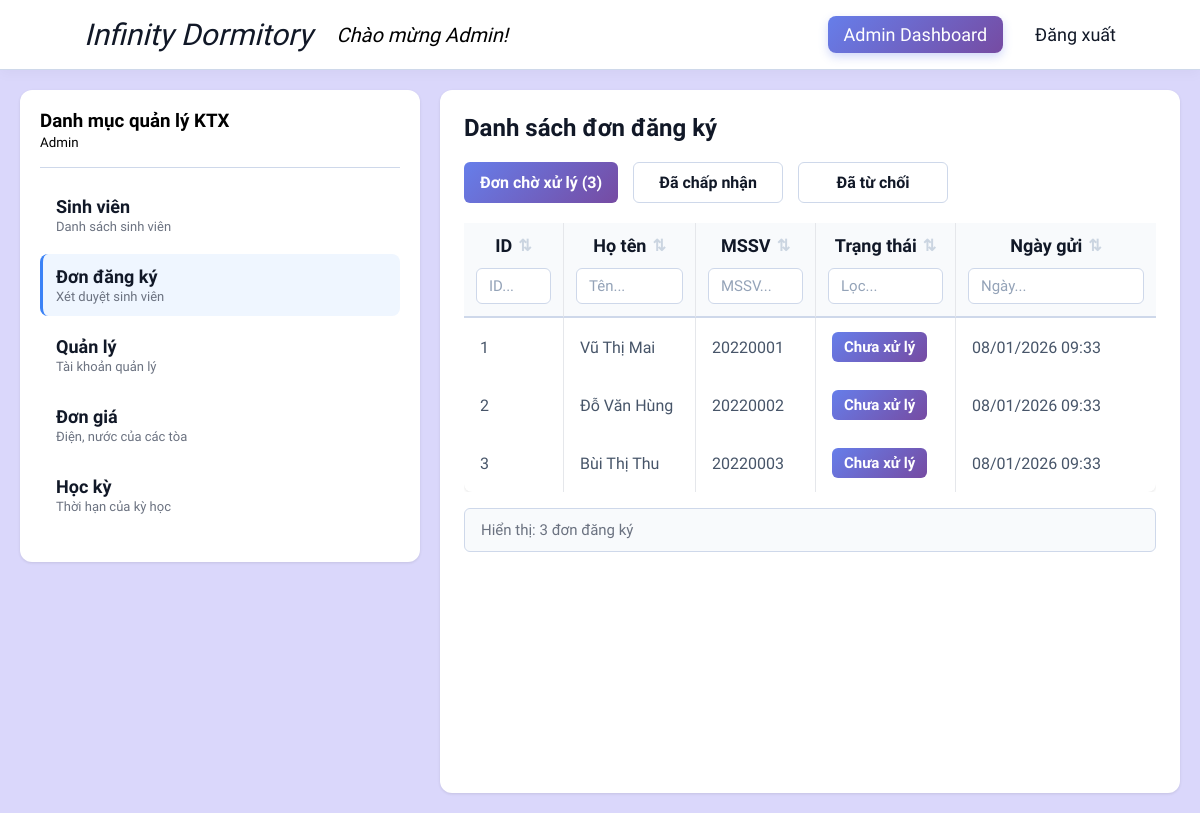
/admin/dashboard.php?tab=application (signed in), run on the app's committed database.
### tables this page shows
CREATE TABLE REGIFORM
(
    REG_ID INT AUTO_INCREMENT PRIMARY KEY,
    REG_NAME VARCHAR(100) NOT NULL,
    REG_STD_ID VARCHAR(20) NOT NULL,
    REG_PHONE VARCHAR(20) NOT NULL,
    REG_EMAIL VARCHAR(100) NOT NULL,
    REG_STATUS ENUM('Chưa xử lý', 'Đã chấp nhận', 'Đã từ chối') NOT NULL DEFAULT 'Chưa xử lý',
    CREATED_AT DATETIME NOT NULL DEFAULT CURRENT_TIMESTAMP
);

### admin/views/applications.php (the view, shortened to what this page needs)
<?php
  require_once __DIR__ . '/../../database_connection.php';
  $applications = [];
  $appError = null;
  $status_classes = [
      'Chưa xử lý' => 'chua-xu-ly',
      'Đã chấp nhận' => 'da-chap-nhan',
      'Đã từ chối' => 'da-tu-choi'
  ];
  try {
      if ($conn) {
          mysqli_set_charset($conn, "utf8mb4");
          $sql = "SELECT * FROM REGIFORM ORDER BY
                  CASE REG_STATUS WHEN 'Chưa xử lý' THEN 1 WHEN 'Đã từ chối' THEN 2 WHEN 'Đã chấp nhận' THEN 3 ELSE 4 END,
                  CREATED_AT DESC";
          $result = mysqli_query($conn, $sql);
          while ($row = mysqli_fetch_assoc($result)) { $applications[] = $row; }
      }
  } catch (Exception $e) { $appError = $e->getMessage(); }
  ?>
<h2>Danh sách đơn đăng ký</h2>
<div class="view-toggles" style="display:flex; margin: 20px 0; gap: 15px;">
  <button class="btn btn-pro toggle-view active" data-status="chua-xu-ly" onclick="ApplicationAdmin.switchView('chua-xu-ly', this)">
  Đơn chờ xử lý (<?= count(array_filter($applications, fn($a) => $a['REG_STATUS'] === 'Chưa xử lý')) ?>)
  </button>
  <button class="btn btn-secondary toggle-view" data-status="da-chap-nhan" onclick="ApplicationAdmin.switchView('da-chap-nhan', this)">
  Đã chấp nhận
  </button>
  <button class="btn btn-secondary toggle-view" data-status="da-tu-choi" onclick="ApplicationAdmin.switchView('da-tu-choi', this)">
  Đã từ chối
  </button>
</div>
<?php if ($appError): ?>
<div class="alert alert-error">Lỗi: <?= htmlspecialchars($appError) ?></div>
<?php else: ?>
<div class="student-table-wrapper">
  <table class="table student-table" id="applicationTable">
    <thead>
      <tr>
        <th style="width:100px">
          <div class="th-content" data-col="0"><span>ID</span><span class="sort-icon">⇅</span></div>
          <input class="col-search" data-col="0" placeholder="ID...">
        </th>
        <th>
          <div class="th-content" data-col="1"><span>Họ tên</span><span class="sort-icon">⇅</span></div>
          <input class="col-search" data-col="1" placeholder="Tên...">
        </th>
        <th style="width:120px">
          <div class="th-content" data-col="2"><span>MSSV</span><span class="sort-icon">⇅</span></div>
          <input class="col-search" data-col="2" placeholder="MSSV...">
        </th>
        <th style="width:140px">
          <div class="th-content" data-col="5"><span>Trạng thái</span><span class="sort-icon">⇅</span></div>
          <input class="col-search" data-col="5" placeholder="Lọc...">
        </th>
        <th style="width:200px">
          <div class="th-content" data-col="6"><span>Ngày gửi</span><span class="sort-icon">⇅</span></div>
          <input class="col-search" data-col="6" placeholder="Ngày...">
        </th>
      </tr>
    </thead>
    <tbody>
      <?php foreach ($applications as $a): ?>
      <tr class="app-row status-<?= $status_classes[$a['REG_STATUS']] ?? 'unknown' ?>"
        data-id="<?= $a['REG_ID'] ?>" style="cursor:pointer;">
        <td><?= $a['REG_ID'] ?></td>
        <td><?= htmlspecialchars($a['REG_NAME']) ?></td>
        <td><?= htmlspecialchars($a['REG_STD_ID']) ?></td>
        <td>
          <span class="room-badge status-<?= $status_classes[$a['REG_STATUS']] ?? 'unknown' ?>">
          <?= $a['REG_STATUS'] ?>
          </span>
        </td>
        <td><?= date('d/m/Y H:i', strtotime($a['CREATED_AT'])) ?></td>
      </tr>
      <?php endforeach; ?>
    </tbody>
  </table>
</div>
<div class="table-info">Tổng: <?= count($applications) ?> đơn đăng ký</div>
<?php endif; ?>

### css/public.css (style rules this page uses)
:root { --cl: linear-gradient(135deg, #667eea 0%, #764ba2 100%); --hov: linear-gradient(135deg,rgba(77, 102, 214, 1) 0%, rgba(100, 52, 148, 1) 100%); --purple: #764ba2; --primary: #3b82f6; --primary-dark: #2563eb; --danger: #ef4444; --danger-dark: #991100; --success: #10b981; --bg-gray: #f7f9fc; --border: #ced8ea; --text: #111827; --text-muted: #6b7280; }
* { box-sizing: border-box; margin: 0; padding: 0; }
body { font-family: 'Google Sans', sans-serif; }
input { font-family: 'Google Sans'; }
.content-area h2 { font-weight: 700; margin-bottom: 20px; color: var(--text); }
.btn { font-family: 'Google Sans'; padding: 10px 16px; border: none; border-radius: 6px; font-size: 16px; font-weight: 600; cursor: pointer; transition: all 0.2s; color: white; background: var(--cl); }
.btn-pro { color: white; background: var(--cl); }
.btn-secondary { background: white; color: var(--text); border: 1px solid var(--border); }
table { width: 100%; border-collapse: collapse; background: white; border-radius: 8px; box-shadow: 0 1px 3px rgba(0, 0, 0, 0.1); }
table th { background: #f9fafb; padding: 12px; text-align: left; font-weight: 600; font-size: 14px; color: var(--text); border-bottom: 2px solid var(--border); }

### admin/css/admin.css (style rules this page uses)
.student-table-wrapper { max-height: 70vh; overflow-y: auto; position: relative; }
.student-table thead th { position: sticky; top: 0; z-index: 100; background-color: #f8fafc; border-bottom: 2px solid var(--border); }
.student-table { border-collapse: separate; border-spacing: 0; }
.student-table th, .student-table td { border-right: 1px solid #e5e7eb; }
.student-table th:last-child, .student-table td:last-child { border-right: none; }
.student-table th { background: #f8fafc; padding: 0; border-bottom: 2px solid var(--border); vertical-align: top; }
.student-table th .th-content { display: flex; align-items: center; justify-content: center; padding: 12px 16px; cursor: pointer; user-select: none; transition: background 0.2s; font-weight: 600; font-size: 18px; color: var(--text); }
.student-table .sort-icon { color: #cbd5e1; font-size: 16px; margin-left: 6px; transition: color 0.2s; }
.student-table .col-search { width: calc(100% - 24px); margin: 0 12px 12px; padding: 8px 12px; border: 1px solid var(--border); border-radius: 6px; font-size: 15px; transition: all 0.2s; }
.student-table .col-search::placeholder { color: #94a3b8; }
.student-table tbody tr { border-bottom: 1px solid #f1f5f9; transition: background 0.15s; }
.student-table tbody td { padding: 14px 16px; color: #475569; font-size: 16px; }
.room-badge { display: inline-block; padding: 6px 12px; background: linear-gradient(135deg, #667eea 0%, #764ba2 100%); color: white; border-radius: 6px; font-weight: 600; font-size: 15px; }
.table-info { margin-top: 16px; padding: 12px 16px; background: #f8fafc; border-radius: 6px; color: var(--text-muted); font-size: 15px; border: 1px solid var(--border); }

### admin/css/application.css (style rules this page uses)
#applicationTable .app-row { display: none; }
#applicationTable.view-chua-xu-ly tr.status-chua-xu-ly { display: table-row !important; }
.toggle-view { min-width: 150px; transition: all 0.2s; }
.toggle-view.active { background-color: #007bff; color: white !important; }

### data on the page
regiform: REG_ID "1", REG_NAME "Vũ Thị Mai", REG_STD_ID "20220001", REG_STATUS "Chưa xử lý", CREATED_AT "08/01/2026 09:33"
regiform: REG_ID "2", REG_NAME "Đỗ Văn Hùng", REG_STD_ID "20220002", REG_STATUS "Chưa xử lý", CREATED_AT "08/01/2026 09:33"
regiform: REG_ID "3", REG_NAME "Bùi Thị Thu", REG_STD_ID "20220003", REG_STATUS "Chưa xử lý", CREATED_AT "08/01/2026 09:33"

### other printed values
$_SESSION['name'] "Admin"
$item['title'] "Sinh viên"
$item['desc'] "Danh sách sinh viên"
$item['title'] "Đơn đăng ký"
$item['desc'] "Xét duyệt sinh viên"
$item['title'] "Quản lý"
$item['desc'] "Tài khoản quản lý"
$item['title'] "Đơn giá"
$item['desc'] "Điện, nước của các tòa"
$item['title'] "Học kỳ"
$item['desc'] "Thời hạn của kỳ học"
